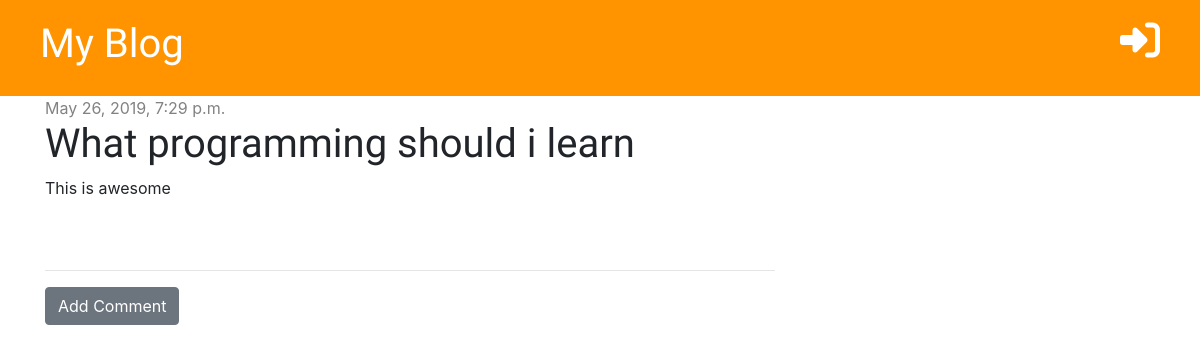
/post/1/, run on an earlier commit of the app's database.
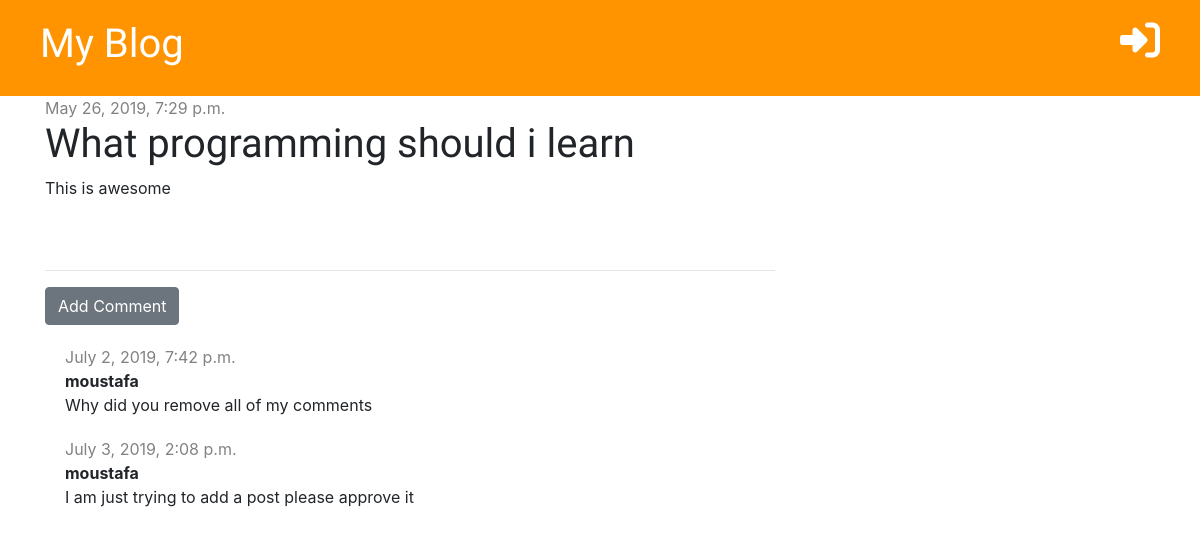
And on a later commit of the database.
### blog/models.py (models this page shows, shortened)
class Comment(models.Model):
    post = models.ForeignKey('blog.Post', on_delete=models.CASCADE, related_name='comments')
    author = models.CharField(max_length=200)
    created_date = models.DateTimeField(default=timezone.now)
    text = models.TextField()
    approved = models.BooleanField(default=False)

### blog/views.py (the view)
# urls.py: path('post/<int:pk>/', views.post_detail, name='post_detail'),
def post_detail(request, pk):
    posts = get_object_or_404(Post, pk=pk)
    stuff_for_frontend = {'posts': posts }
    return render(request, 'blog/post_detail.html', stuff_for_frontend)

### blog/templates/blog/post_detail.html (shortened to what this page needs)
{% extends 'blog/base.html' %}
{% block content %}
    <div class="post">
        {% if posts.published_date %}
            <div class="date">
                {{ posts.published_date }}
            </div>
        {% else %}
            <a href="{% url 'post_publish' pk=posts.pk %}" class="btn btn-primary">Publish</a>
        {% endif %}
        <h1>{{ posts.title }}</h1>
        <p>{{ posts.text|linebreaksbr }}</p>
    </div>
   <hr>
    <a href="{% url 'add_comment_to_post' pk=posts.pk %}" class="btn btn-secondary">Add Comment</a>
    {% for comment in posts.comments.all %}
        {% if user.is_authenticated or comment.approved %}
        <div class="comment">
            <div class="date">
                {{ comment.created_date }}
            </div>
            <strong>{{ comment.author }}</strong>
            <p>{{ comment.text }}</p>
        </div>
        {% endif %}
    {% empty %}
        <p>No comments yet...</p>
    {% endfor %}
{% endblock %}

What changed in the data, as far as the page shows it:
now on this page (row edited): Comment: created_date "July 2, 2019, 7:42 p.m.", author "moustafa", text "Why did you remove all of my comments"
added Comment: created_date "July 3, 2019, 2:08 p.m.", author "moustafa", text "I am just trying to add a post please approve it"
